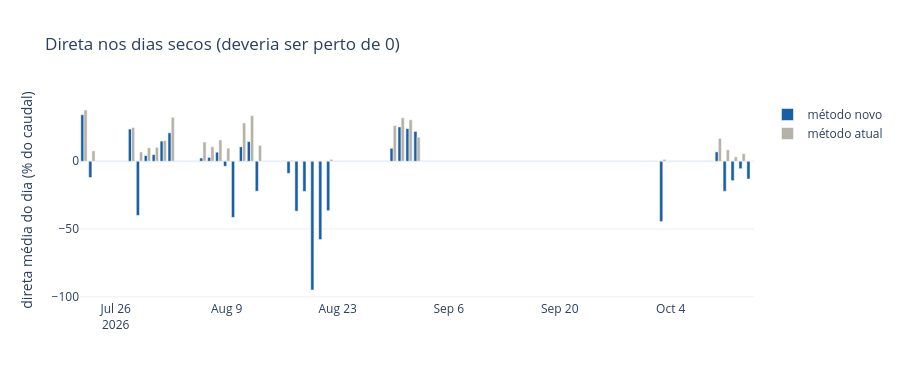

Write notebook code for a chart like this one.
### Markdown cell above
## Check 1: direta on dry days, measured fairly

On a dry day, direta should be close to zero. Because the table is made from the dry days, we leave each dry day out of the table and measure its direta. Each bar is one dry day, as a percentage of that day's caudal. The current method is shown for comparison (it does not need a table, so no day is left out).

### Code cell
fora = v.direta_dias_secos_fora(caudal, chuva)
caudal_dia = caudal.groupby(caudal.index.date).mean()
atual_dia = atual["direta"].groupby(atual.index.date).mean()
dias = [pd.Timestamp(d) for d in fora.index]
fig = go.Figure()
fig.add_trace(go.Bar(x=dias, y=100 * fora / caudal_dia.reindex(fora.index), name="método novo", marker_color="#185FA5"))
fig.add_trace(go.Bar(x=dias, y=100 * atual_dia.reindex(fora.index) / caudal_dia.reindex(fora.index), name="método atual", marker_color="#B4B2A9"))
fig.update_layout(barmode="group", height=380, template="plotly_white", yaxis_title="direta média do dia (% do caudal)",
                  title="Direta nos dias secos (deveria ser perto de 0)")
fig.show()
print(f"método novo: média {100 * fora.mean() / caudal_dia.reindex(fora.index).mean():.1f} %, "
      f"um dia típico afasta-se {100 * fora.abs().mean() / caudal_dia.reindex(fora.index).mean():.0f} %")
print(f"método atual: média {100 * atual_dia.reindex(fora.index).mean() / caudal_dia.reindex(fora.index).mean():.1f} %")

### Figure 1 — Plotly figure (JSON) as saved in the notebook; plotly's stock layout.template omitted (floating-point values rounded to 4 significant figures)
{"data": [{"marker": {"color": "#185FA5"}, "name": "método novo", "type": "bar", "x": ["2026-07-22T00:00:00", "2026-07-23T00:00:00", "2026-07-28T00:00:00", "2026-07-29T00:00:00", "2026-07-30T00:00:00", "2026-07-31T00:00:00", "2026-08-01T00:00:00", "2026-08-02T00:00:00", "2026-08-06T00:00:00", "2026-08-07T00:00:00", "2026-08-08T00:00:00", "2026-08-09T00:00:00", "2026-08-10T00:00:00", "2026-08-11T00:00:00", "2026-08-12T00:00:00", "2026-08-13T00:00:00", "2026-08-17T00:00:00", "2026-08-18T00:00:00", "2026-08-19T00:00:00", "2026-08-20T00:00:00", "2026-08-21T00:00:00", "2026-08-22T00:00:00", "2026-08-30T00:00:00", "2026-08-31T00:00:00", "2026-09-01T00:00:00", "2026-09-02T00:00:00", "2026-10-03T00:00:00", "2026-10-10T00:00:00", "2026-10-11T00:00:00", "2026-10-12T00:00:00", "2026-10-13T00:00:00", "2026-10-14T00:00:00"], "y": [34.35, -11.96, 23.73, -39.97, 4.225, 4.919, 14.84, 21.01, 2.405, 2.891, 6.695, -3.678, -41.38, 10.64, 14.51, -22.08, -8.894, -36.78, -22.23, -94.96, -57.75, -36.46, 9.601, 25.33, 24.13, 22.0, -44.44, 6.911, -22.13, -14.27, -5.476, -13.14]}, {"marker": {"color": "#B4B2A9"}, "name": "método atual", "type": "bar", "x": ["2026-07-22T00:00:00", "2026-07-23T00:00:00", "2026-07-28T00:00:00", "2026-07-29T00:00:00", "2026-07-30T00:00:00", "2026-07-31T00:00:00", "2026-08-01T00:00:00", "2026-08-02T00:00:00", "2026-08-06T00:00:00", "2026-08-07T00:00:00", "2026-08-08T00:00:00", "2026-08-09T00:00:00", "2026-08-10T00:00:00", "2026-08-11T00:00:00", "2026-08-12T00:00:00", "2026-08-13T00:00:00", "2026-08-17T00:00:00", "2026-08-18T00:00:00", "2026-08-19T00:00:00", "2026-08-20T00:00:00", "2026-08-21T00:00:00", "2026-08-22T00:00:00", "2026-08-30T00:00:00", "2026-08-31T00:00:00", "2026-09-01T00:00:00", "2026-09-02T00:00:00", "2026-10-03T00:00:00", "2026-10-10T00:00:00", "2026-10-11T00:00:00", "2026-10-12T00:00:00", "2026-10-13T00:00:00", "2026-10-14T00:00:00"], "y": [37.81, 7.655, 24.87, 6.909, 9.903, 10.28, 15.21, 32.41, 14.19, 10.78, 15.74, 9.675, 0.01521, 28.28, 33.7, 11.65, 0.6679, 0.0, 0.0, 0.0, 0.0, 1.364, 26.39, 32.1, 30.61, 17.69, 1.365, 16.77, 8.463, 3.294, 5.558, 0.0]}], "layout": {"barmode": "group", "height": 380, "title": {"text": "Direta nos dias secos (deveria ser perto de 0)"}, "yaxis": {"title": {"text": "direta média do dia (% do caudal)"}}}}
